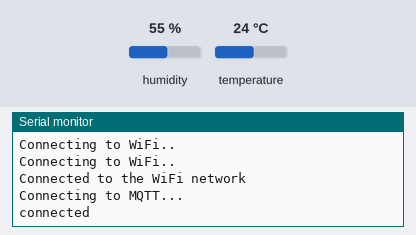
Recording of a sketch running on a simulated ESP8266 (NodeMCU). On the bench: the last lines printed to the serial monitor. Inputs (shaded band) come from the test bench; at power-on: humidity 55 %, temperature 24 °C. WiFi joins after 1.5 s; servers stay silent unless stated; no MQTT or app messages arrive unless stated.

Above: at 2.7 s.
2.8 s: humidity set to 22 %
At 4.1 s:
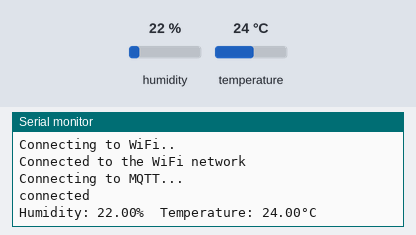
7.1 s: temperature set to 12 °C
At 8.9 s:
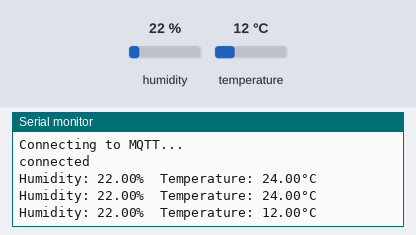
10.1 s: humidity set to 40 %
At 12.5 s:
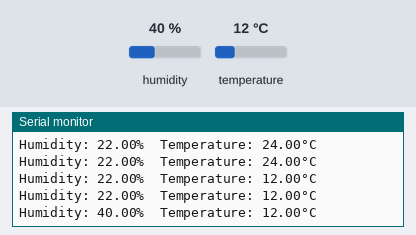

Measured:
- after the input at 2.8 s, the serial monitor: prints a new line after 0.78 s (image 1)
- after the input at 7.1 s, the serial monitor: prints a new line after 0.53 s (image 2)
- after the input at 10.1 s, the serial monitor: prints a new line after 1.6 s (image 3)

The sketch:

drybox_sensor.ino
```cpp
#include <ESP8266WiFi.h>
#include <PubSubClient.h>
#include "DHT.h"
#include <ArduinoJson.h>

#define DHTPIN D1
#define DHTTYPE DHT11
DHT dht(DHTPIN, DHTTYPE);
WiFiClient espClient;
PubSubClient client(espClient);

const char* ssid = "snamellit7"; // Enter your WiFi name
const char* password =  "D6e&u^BF*Z!v"; // Enter WiFi password
const char* mqttServer = "nas.snamellit.com";
const int mqttPort = 1883;
const char* mqttUser = "otfxknod";
const char* mqttPassword = "nSuUc1dDLygF";


void setup() {
  // put your setup code here, to run once:
  Serial.begin(115200);
  Serial.println(F("DHT11 test!"));

  WiFi.begin(ssid, password);
  while (WiFi.status() != WL_CONNECTED) {
    delay(500);
    Serial.println("Connecting to WiFi..");
  }
  Serial.println("Connected to the WiFi network");

  client.setServer(mqttServer, mqttPort);

  while (!client.connected()) {
    Serial.println("Connecting to MQTT...");

    if (client.connect("Drybox", mqttUser, mqttPassword )) {

      Serial.println("connected");

    } else {

      Serial.print("failed with state ");
      Serial.print(client.state());
      delay(2000);

    }
  }

  client.publish("esp/test", "hello"); //Topic name
  client.subscribe("esp/test");

  dht.begin();

}

void sendMeasurement(float temperature, float humidity) {

  const size_t capacity = JSON_OBJECT_SIZE(2);
  DynamicJsonDocument doc(capacity);
  char buffer[512];

  doc["temperature"] = temperature;
  doc["humidity"] = humidity;

  serializeJson(doc, buffer);
  client.publish("drybox/sensor", buffer);
}

void printMeasurement(float temperature, float humidity) {
  Serial.print(F("Humidity: "));
  Serial.print(humidity);
  Serial.print(F("%  Temperature: "));
  Serial.print(temperature);
  Serial.println(F("°C "));

}
void loop() {
   delay(2000);

  float h = dht.readHumidity();
  float t = dht.readTemperature();

  if (isnan(h) || isnan(t)) {
    Serial.println(F("Failed to read from DHT sensor!"));
    return;
  }

  printMeasurement(t, h);
  sendMeasurement(t, h);
}
```
